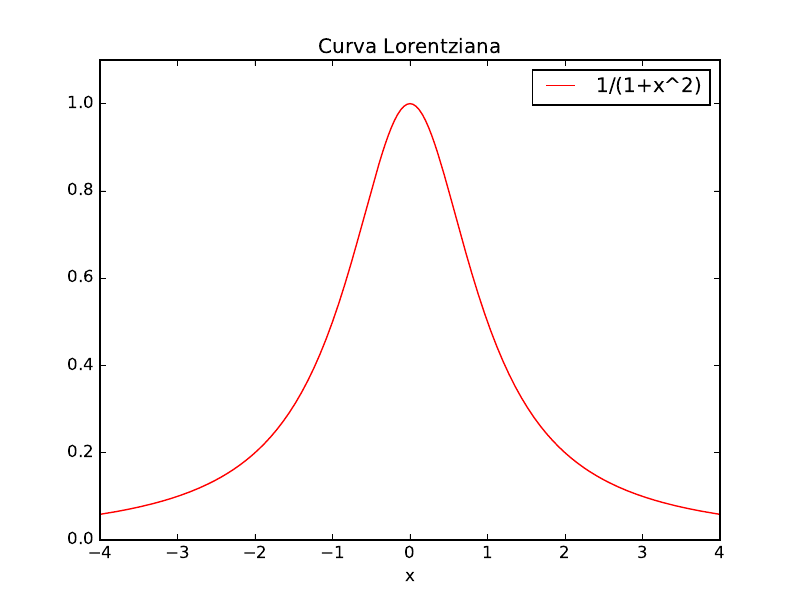

The Python source for this figure:
import numpy as np
import matplotlib.pyplot as plt

x = np.linspace(-4,4,201)
y = 1/(1+x**2)
plt.title("Curva Lorentziana")
plt.xlabel("x")
plt.axis([-4,4,0,1.1])
plt.plot(x,y, 'r-')
plt.legend(['1/(1+x^2)'], loc=1)
plt.savefig("lorentziana.pdf")
plt.show()


